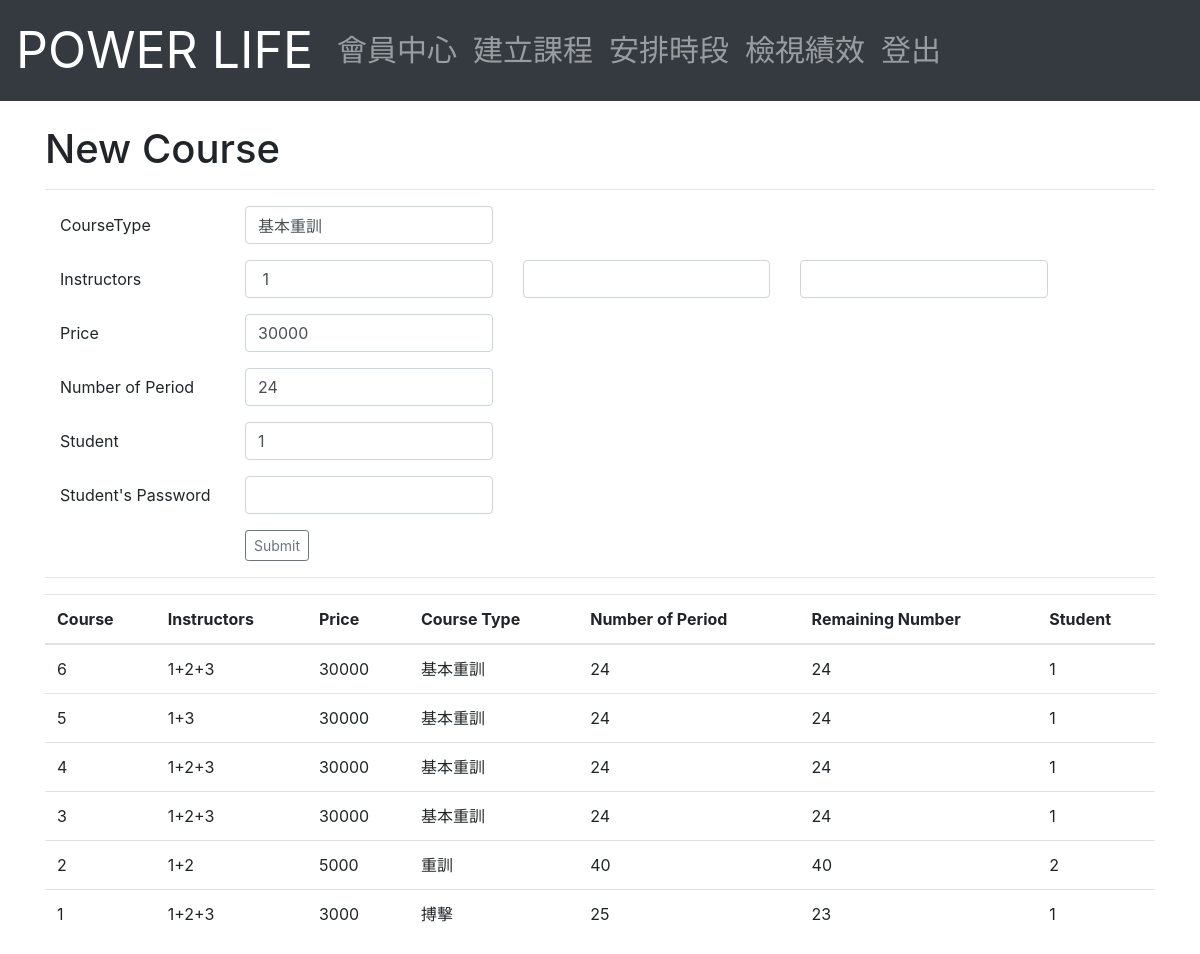
Screenshot of /Instructor/NewCourse.php (signed in) with the database file from the repository.
### tables this page shows
CREATE TABLE `course` (
  `Course_ID` int(6) NOT NULL,
  `M_ID` int(6) NOT NULL,
  `Price` int(6) NOT NULL,
  `Course_Type` varchar(40) DEFAULT NULL,
  `Number_of_Period` int(3) NOT NULL,
  `Remaining_Number` int(3) NOT NULL,
  `Open_Time` datetime NOT NULL DEFAULT CURRENT_TIMESTAMP
);

### Instructor/NewCourse.php (the view, shortened to what this page needs)
<?php
	require_once('database.php');
?>
<!DOCTYPE html>
<html lang="en">
<head>
    <link rel="stylesheet" href="https://stackpath.bootstrapcdn.com/bootstrap/4.1.3/css/bootstrap.min.css">
</head>
<body>
<?php echo file_get_contents('../navbar_I.html'); ?>
<div class="container">
<br>
<h1>New Course</h1>
<hr>
<form action="NewCourse.php" method="POST">
	<div class="container">
			<div class="form-group row">
				<label class="col-sm-2 col-form-label">CourseType</label>
				<div class="col-sm-3">
					<input class="form-control" type="text" name="CourseType" value="基本重訓"/>
				</div>
			</div>
			<div class="form-group row">
				<label class="col-sm-2 col-form-label">Instructors</label>
				<div class="col-sm-3">
					<input class="form-control" type="text" name="Instructors1"value=' <?php echo $_SESSION['ID'];?>' />
				</div>
				<div class="col-sm-3">
					<input class="form-control" type="text" name="Instructors2" />
				</div>
				<div class="col-sm-3">
					<input class="form-control" type="text" name="Instructors3"  />
				</div>
			</div>
			<div class="form-group row">
				<label class="col-sm-2 col-form-label">Price</label>
				<div class="col-sm-3">
					<input class="form-control" type="text" name="Price" value=30000 />
				</div>
			</div>
			<div class="form-group row">
				<label class="col-sm-2 col-form-label">Number of Period</label>
				<div class="col-sm-3">
					<input class="form-control" type="text" name="NumberofPeriod"  value=24 />
				</div>
			</div>
			<div class="form-group row">
				<label class="col-sm-2 col-form-label">Student</label>
				<div class="col-sm-3">
					<input class="form-control" type="text" name="Student" value=1 />
				</div>
			</div>
			<div class="form-group row">
				<label class="col-sm-2 col-form-label">Student's Password</label>
				<div class="col-sm-3">
					<input class="form-control" type="password" name="StudentPassword"  />
				</div>
			</div>
			<div class="form-group row">
				<label class="col-sm-2 col-form-label"></label>
				<div class="col-sm-3">
					<input class='btn btn-outline-secondary btn-sm' type="submit" value="Submit" />
				</div>
			</div>
	</div>
<hr>
<table class="table table-hover">
	<thead>
	<tr>
		<th>Course</th>
		<th>Instructors</th>
		<th>Price</th>
		<th>Course Type</th>
		<th>Number of Period</th>
		<th>Remaining Number</th>
		<th>Student</th>
	</tr>
	</thead>
	<tbody>
	<?php
		$result = mysqli_query($mysqli, "SELECT course.Course_ID, GROUP_CONCAT(compose.I_ID SEPARATOR '+'), Price, Course_Type, Number_of_Period, Remaining_Number, course.M_ID
		FROM `course`, `member`, `compose`
		WHERE course.M_ID = member.M_ID AND course.Course_ID = compose.Course_ID
		GROUP BY course.Course_ID
		ORDER BY course.Course_ID DESC;
		");
		while($query_data = mysqli_fetch_row($result)) {
		  echo "<tr>";
		  echo "<td>",$query_data[0], "</td>",
			   "<td>",$query_data[1], "</td>",
			   "<td>",$query_data[2], "</td>",
			   "<td>",$query_data[3], "</td>",
			   "<td>",$query_data[4], "</td>",
			   "<td>",$query_data[5], "</td>",
			   "<td>",$query_data[6], "</td>";
		  echo "</tr>";
		}
	?>
  	</tbody>
</table>
</div>
</body>
</html>

### rows the page displays
course: Course_ID "6", query_data "1+2+3", Price "30000", Course_Type "基本重訓", Number_of_Period "24", Remaining_Number "24", M_ID "1"
course: Course_ID "5", query_data "1+3", Price "30000", Course_Type "基本重訓", Number_of_Period "24", Remaining_Number "24", M_ID "1"
course: Course_ID "4", query_data "1+2+3", Price "30000", Course_Type "基本重訓", Number_of_Period "24", Remaining_Number "24", M_ID "1"
course: Course_ID "3", query_data "1+2+3", Price "30000", Course_Type "基本重訓", Number_of_Period "24", Remaining_Number "24", M_ID "1"
course: Course_ID "2", query_data "1+2", Price "5000", Course_Type "重訓", Number_of_Period "40", Remaining_Number "40", M_ID "2"
course: Course_ID "1", query_data "1+2+3", Price "3000", Course_Type "搏擊", Number_of_Period "25", Remaining_Number "23", M_ID "1"

### other values shown
file_get_contents('../navbar_I.html') "POWER LIFE 會員中心 建立課程 安排時段 檢視績效 登出"
